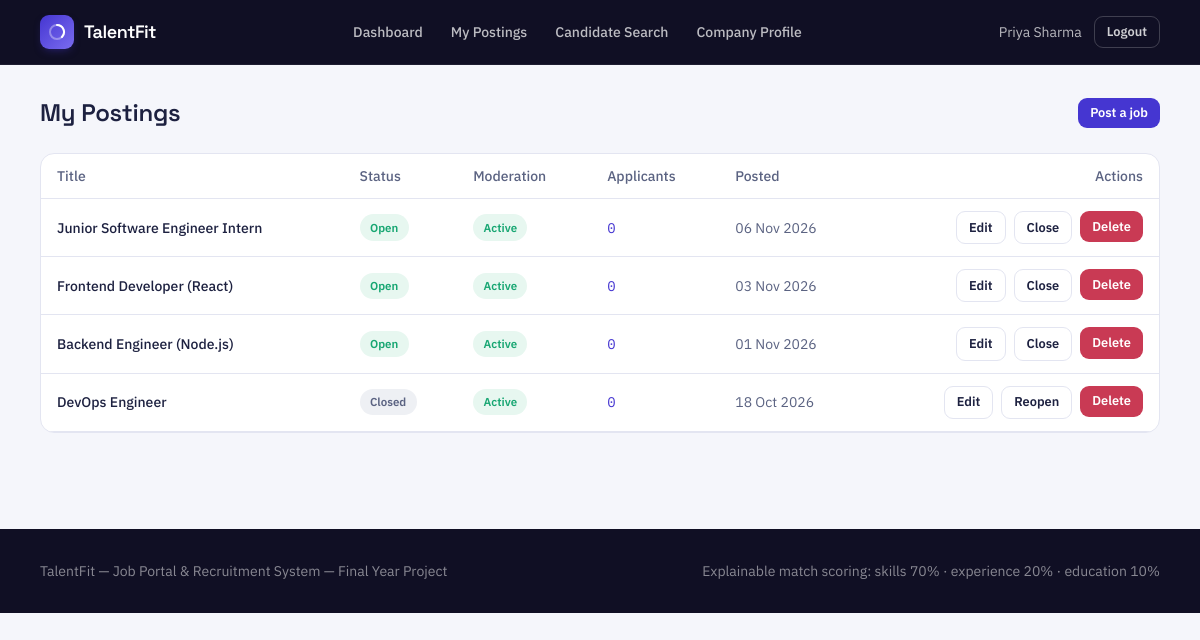
The app's page /recruiter/jobs (signed in) with its own data.
### tables this page shows
CREATE TABLE users (
    id INT AUTO_INCREMENT PRIMARY KEY,
    name VARCHAR(150) NOT NULL,
    email VARCHAR(190) NOT NULL UNIQUE,
    password_hash VARCHAR(255) NULL,
    role ENUM('admin', 'recruiter', 'candidate') NOT NULL,
    status ENUM('pending', 'approved', 'rejected', 'suspended') NOT NULL DEFAULT 'approved',
    source ENUM('seed', 'self_registered', 'bulk_import', 'admin_manual') NOT NULL DEFAULT 'self_registered',
    reset_token VARCHAR(64) NULL,
    reset_token_expires_at DATETIME NULL,
    created_at TIMESTAMP NOT NULL DEFAULT CURRENT_TIMESTAMP,
    updated_at TIMESTAMP NOT NULL DEFAULT CURRENT_TIMESTAMP ON UPDATE CURRENT_TIMESTAMP
);

CREATE TABLE jobs (
    id INT AUTO_INCREMENT PRIMARY KEY,
    recruiter_id INT NOT NULL,
    title VARCHAR(180) NOT NULL,
    description TEXT NOT NULL,
    location VARCHAR(150) NOT NULL,
    job_type ENUM('full_time', 'part_time', 'internship', 'contract') NOT NULL DEFAULT 'full_time',
    min_years_experience DECIMAL(4,1) NOT NULL DEFAULT 0,
    min_education_level ENUM('high_school', 'diploma', 'bachelor', 'master', 'phd') NULL,
    status ENUM('draft', 'open', 'closed') NOT NULL DEFAULT 'open',
    moderation_status ENUM('active', 'flagged', 'removed') NOT NULL DEFAULT 'active',
    moderation_note VARCHAR(255) NULL,
    created_at TIMESTAMP NOT NULL DEFAULT CURRENT_TIMESTAMP,
    updated_at TIMESTAMP NOT NULL DEFAULT CURRENT_TIMESTAMP ON UPDATE CURRENT_TIMESTAMP,
    CONSTRAINT fk_jobs_recruiter FOREIGN KEY (recruiter_id) REFERENCES users(id) ON DELETE CASCADE
);

### app/views/recruiter/jobs/index.php (the view, shortened to what the rows shown need)
<div class="flex items-center justify-between mb-6 flex-wrap gap-3">
    <h1 class="font-display font-semibold text-2xl text-ink">My Postings</h1>
    <a href="<?= Router::url('/recruiter/jobs/new') ?>" class="btn-primary btn-sm">Post a job</a>
</div>
<div class="card-surface overflow-x-auto">
    <table class="w-full text-sm">
        <thead><tr class="text-left text-slateink border-b hairline">
            <th class="py-3 px-4 font-medium">Title</th><th class="py-3 px-4 font-medium">Status</th>
            <th class="py-3 px-4 font-medium">Moderation</th><th class="py-3 px-4 font-medium">Applicants</th>
            <th class="py-3 px-4 font-medium">Posted</th><th class="py-3 px-4 font-medium text-right">Actions</th>
        </tr></thead>
        <tbody>
        <?php foreach ($jobs as $j): ?>
            <tr class="border-b hairline">
                <td class="py-3 px-4 font-medium text-ink"><?= e($j['title']) ?></td>
                <td class="py-3 px-4"><span class="status-badge status-<?= e($j['status']) ?> capitalize"><?= e($j['status']) ?></span></td>
                <td class="py-3 px-4"><span class="status-badge status-<?= $j['moderation_status'] === 'active' ? 'open' : ($j['moderation_status'] === 'flagged' ? 'flagged' : 'suspended') ?> capitalize"><?= e($j['moderation_status']) ?></span></td>
                <td class="py-3 px-4 font-mono"><a href="<?= Router::url('/recruiter/jobs/' . $j['id'] . '/applicants') ?>" class="text-indigo hover:underline"><?= $j['application_count'] ?></a></td>
                <td class="py-3 px-4 text-slateink"><?= format_date($j['created_at']) ?></td>
                <td class="py-3 px-4">
                    <div class="flex gap-2 justify-end flex-wrap">
                        <a href="<?= Router::url('/recruiter/jobs/' . $j['id'] . '/edit') ?>" class="btn-secondary btn-sm">Edit</a>
                        <?php if ($j['status'] === 'open'): ?>
                            <form method="post" action="<?= Router::url('/recruiter/jobs/' . $j['id'] . '/close') ?>"><?= Csrf::field() ?><button class="btn-secondary btn-sm">Close</button></form>
                        <?php elseif ($j['status'] === 'closed'): ?>
                            <form method="post" action="<?= Router::url('/recruiter/jobs/' . $j['id'] . '/reopen') ?>"><?= Csrf::field() ?><button class="btn-secondary btn-sm">Reopen</button></form>
                        <?php endif; ?>
                        <?php if ((int) $j['application_count'] > 0): ?>
                            <span class="text-xs text-slateink self-center" title="Deleting would erase these candidates' applications and their snapshotted match scores. Close the posting instead.">Locked &mdash; has applicants</span>
                        <?php else: ?>
                            <form method="post" action="<?= Router::url('/recruiter/jobs/' . $j['id'] . '/delete') ?>" onsubmit="return confirm('Delete this posting? It has no applications yet.');"><?= Csrf::field() ?><button class="btn-danger btn-sm">Delete</button></form>
                        <?php endif; ?>
                    </div>
                </td>
            </tr>
        <?php endforeach; ?>
        </tbody>
    </table>
</div>

### core/Router.php (shortened to what the rows shown need)
<?php
class Router
{
    private array $routes = ['GET' => [], 'POST' => []];
    private static string $basePath = '';
    public static function setBasePath(string $path): void
    {
        self::$basePath = rtrim($path, '/');
    }
    public static function url(string $path = ''): string
    {
        return self::$basePath . $path;
    }
    public function get(string $pattern, array $handler): void
    {
        $this->routes['GET'][$pattern] = $handler;
    }
    public function post(string $pattern, array $handler): void
    {
        $this->routes['POST'][$pattern] = $handler;
    }
    public function dispatch(string $method, string $uri): void
    {
        $path = parse_url($uri, PHP_URL_PATH) ?? '/';
        $path = rtrim($path, '/');
        foreach ($this->routes[$method] ?? [] as $pattern => $handler) {
            $params = $this->match($pattern, $path);
            if ($params !== null) {
                [$controllerClass, $action] = $handler;
                $controller = new $controllerClass();
                call_user_func_array([$controller, $action], $params);
                return;
            }
        }
    }
    private function match(string $pattern, string $path): ?array
    {
        $regex = preg_replace('#\{[a-zA-Z_]+\}#', '([^/]+)', $pattern);
        $regex = rtrim($regex, '/');
        if ($regex === '') {
            $regex = '/';
        }
        if (!preg_match('#^' . $regex . '$#', $path, $matches)) {
            return null;
        }
        array_shift($matches);
        return $matches;
    }
}

### app/views/partials/header.php (shortened to what the rows shown need)
<?php
$currentUser = Auth::user();
$role = $currentUser['role'] ?? null;
?>
<!doctype html>
<html lang="en">
<head>
    <script src="https://cdn.tailwindcss.com"></script>
    <link href="<?= Router::url('/assets/css/style.css') ?>" rel="stylesheet">
</head>
<body class="font-body">
<nav class="tf-nav">
    <div class="max-w-6xl mx-auto px-4 flex items-center justify-between h-16">
        <a href="<?= Router::url($currentUser ? Auth::dashboardPath() : '/') ?>" class="flex items-center gap-2.5">
            <span class="brand-mark">
                <svg width="18" height="18" viewBox="0 0 36 36" fill="none">
                    <circle cx="18" cy="18" r="14" stroke="rgba(255,255,255,0.35)" stroke-width="4"/>
                    <path d="M18 4a14 14 0 0 1 9.9 23.9" stroke="#fff" stroke-width="4" stroke-linecap="round"/>
                </svg>
            </span>
            <span class="font-display font-semibold text-white text-lg tracking-tight">TalentFit</span>
        </a>
        <div class="hidden md:flex items-center gap-1 text-sm font-medium">
            <?php if ($role === 'admin'): ?>
                <a class="nav-link px-3 py-2" href="<?= Router::url('/admin/dashboard') ?>">Dashboard</a>
                <a class="nav-link px-3 py-2" href="<?= Router::url('/admin/recruiters') ?>">Recruiters</a>
                <a class="nav-link px-3 py-2" href="<?= Router::url('/admin/candidates') ?>">Candidates</a>
                <a class="nav-link px-3 py-2" href="<?= Router::url('/admin/jobs') ?>">Jobs</a>
                <a class="nav-link px-3 py-2" href="<?= Router::url('/admin/skills') ?>">Skills</a>
                <a class="nav-link px-3 py-2" href="<?= Router::url('/admin/applications') ?>">Applications</a>
            <?php elseif ($role === 'recruiter'): ?>
                <a class="nav-link px-3 py-2" href="<?= Router::url('/recruiter/dashboard') ?>">Dashboard</a>
                <a class="nav-link px-3 py-2" href="<?= Router::url('/recruiter/jobs') ?>">My Postings</a>
                <a class="nav-link px-3 py-2" href="<?= Router::url('/recruiter/candidates') ?>">Candidate Search</a>
                <a class="nav-link px-3 py-2" href="<?= Router::url('/recruiter/company') ?>">Company Profile</a>
            <?php else: ?>
                <a class="nav-link px-3 py-2" href="<?= Router::url('/jobs') ?>">Browse Jobs</a>
            <?php endif; ?>
        </div>
        <div class="flex items-center gap-3">
            <?php if ($currentUser): ?>
                <a href="<?= Router::url('/account') ?>" class="hidden sm:inline text-sm text-white/70 hover:text-white"><?= e($currentUser['name']) ?></a>
                <form method="post" action="<?= Router::url('/logout') ?>">
                    <button type="submit" class="btn-secondary btn-sm !bg-transparent !text-white/80 !border-white/20 hover:!text-white">Logout</button>
                </form>
            <?php else: ?>
                <a href="<?= Router::url('/login') ?>" class="text-sm font-medium text-white/80 hover:text-white">Login</a>
                <a href="<?= Router::url('/register') ?>" class="btn-primary btn-sm">Get started</a>
            <?php endif; ?>
        </div>
    </div>
</nav>
<main class="max-w-6xl mx-auto px-4 py-8">

### records on screen
users: name "Priya Sharma"
jobs: title "Junior Software Engineer Intern", status "Open", moderation_status "Active", application_count "0", created_at "06 Nov 2026"
jobs: title "Frontend Developer (React)", status "Open", moderation_status "Active", application_count "0", created_at "03 Nov 2026"
jobs: title "Backend Engineer (Node.js)", status "Open", moderation_status "Active", application_count "0", created_at "01 Nov 2026"
jobs: title "DevOps Engineer", status "Closed", moderation_status "Active", application_count "0", created_at "18 Oct 2026"
